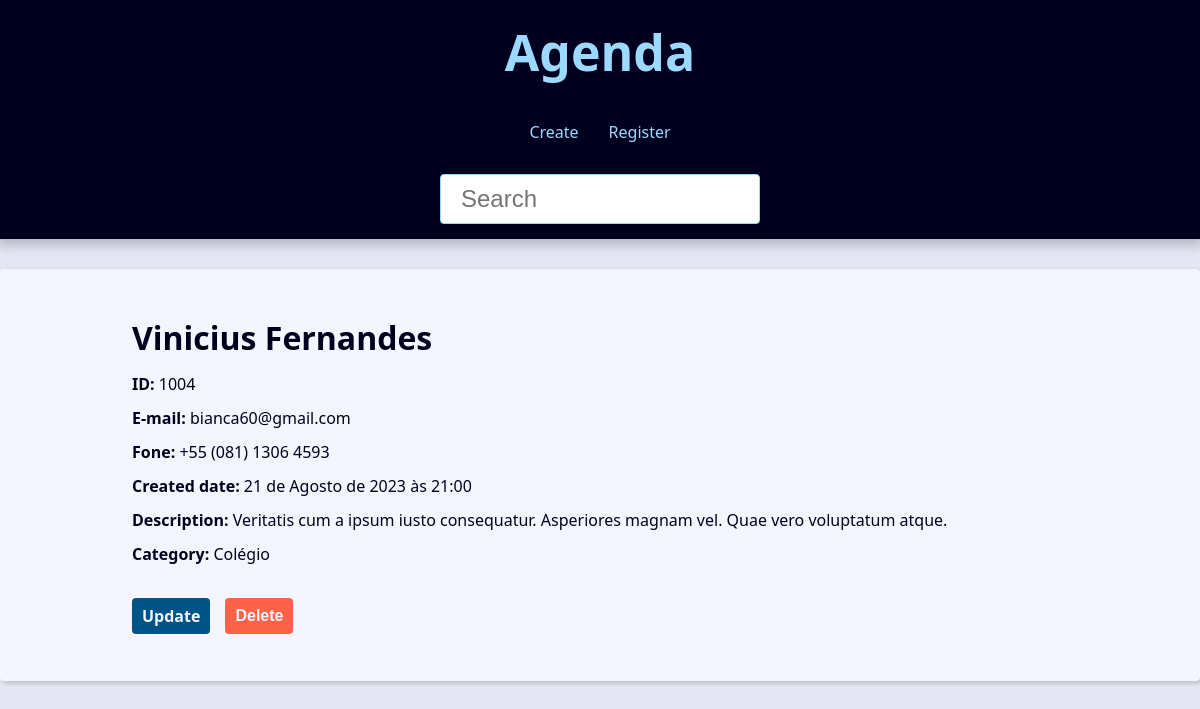
Screenshot of /contact/1004/detail/ with the database file from the repository.
### contact/models.py (models this page shows, shortened)
class Contact(models.Model):
    first_name = models.CharField(
        max_length=50,
    )
    last_name = models.CharField(max_length=50, blank=True)
    fone = models.CharField(
        max_length=50
    )
    email = models.EmailField(max_length=254, blank=True)
    created_date = models.DateTimeField(default=timezone.now)
    description = models.TextField(blank=True)
    show = models.BooleanField(default=True)
    picture = models.ImageField(blank=True, upload_to="pictures/%Y/%m/")
    category = models.ForeignKey(
        Category, on_delete=models.SET_NULL, blank=True, null=True
    )
    owner = models.ForeignKey(
        User, on_delete=models.SET_NULL, blank=True, null=True)

class Category(models.Model):
    name = models.CharField(max_length=50)
    class Meta:  # algumas coisas já confguradas. checar documentação.
        verbose_name_plural = "Categories"

### contact/views/contact_views.py (the view)
# urls.py: path('', include('contact.urls'))
def contact(request: HttpRequest, id: int) -> HttpResponse:
    single_contact = Contact.objects.filter(id=id, show=True).first()
    if single_contact is None:
        raise Http404("ID não existe ou está invisível")
    title = f"{single_contact.first_name} {single_contact.last_name}"
    context = {"contact": single_contact, "site_title": title}  # type: ignore
    return render(request, "contact/contact.html", context)

### contact/templates/contact/contact.html (shortened to what this page needs)
{% extends "global/base.html" %}
{% block content %}
    <div class="single-contact">
        <h1 class="single-contact-name">
            {{ contact.first_name }} {{contact.last_name}}
        </h1>
        <p> <b> ID: </b> {{ contact.id }} </p>
        <p> <b> E-mail: </b> {{ contact.email }} </p>
        <p> <b> Fone: </b> {{ contact.fone }} </p>
        <p> <b> Created date: </b> {{ contact.created_date }} </p>
        <p> <b> Description: </b> {{ contact.description }} </p>
        <p> <b> Category: </b> {{ contact.category.name }} </p>
        <div class="contact-links">
            <a class='btn btn-link' href={% url "contact:update_contact" contact.id %}>Update</a>
            <form action={% url "contact:delete_contact" contact.id %} method="POST">
                {% if confirmation == 'no' %}
                    <input type="hidden" name='confirmation' value="yes">
                    <button class='btn btn-link btn-delete'type="submit">Confirma?</button>
                {% else %}
                    <button class='btn btn-link btn-delete'type="submit">Delete</button>
                {% endif %}
            </form>
        </div>
    </div>
{% endblock content %}

### base_static/global/css/style.css (style rules this page uses)
:root { --spacing: 1.5rem; --link-dark-color: rgb(0, 83, 134); --link-light-color: rgb(156, 217, 255); --clr-white: rgb(245, 245, 255); --clr-black: rgb(0, 0, 30); --clr-light-gray: rgb(230, 230, 245); --clr-dark-shadow-5: rgba(0, 0, 10, 5%); --clr-dark-shadow-10: rgba(0, 0, 10, 10%); --clr-dark-shadow-20: rgba(0, 0, 10, 20%); --clr-light-shadow-5: rgba(200, 200, 255, 5%); --clr-light-shadow-10: rgba(200, 200, 255, 10%); --clr-light-shadow-20: rgba(200, 200, 255, 20%); --main-page-width: 120rem; --table-min-width: 60rem; --biggest-font-size: 5rem; --bigger-font-size: 4rem; --big-font-size: 3.2rem; --medium-font-size: 2.4rem; --small-font-size: 1.6rem; --smaller-font-size: 1.4rem; --smallest-font-size: 1.2rem; --transition-fast: 300ms; --transition-medium: 600ms; --transition-slow: 1s; --default-border-radius: 4px; }
*, *::before, *::after { margin: 0; padding: 0; box-sizing: border-box; }
html { font-size: 62.5%; }
body { font-family: system-ui, -apple-system, BlinkMacSystemFont, 'Segoe UI', Roboto, Oxygen, Ubuntu, Cantarell, 'Open Sans', 'Helvetica Neue', sans-serif; line-height: 1.5; font-size: var(--small-font-size); color: var(--clr-black); -webkit-font-smoothing: antialiased; background: var(--clr-light-gray); }
@media (min-width: 600px) { .single-contact { max-width: 80%; margin: calc(var(--spacing) * 2) auto; } }
.single-contact h1 { margin: 1rem 0; }
.single-contact p { margin: 1rem 0; }
.btn { background-color: var(--link-dark-color); color: var(--clr-white); font-weight: bold; border: none; padding: 1rem 2rem; border-radius: var(--default-border-radius); cursor: pointer; transition: filter var(--transition-fast) ease-in-out; }
.contact-links { margin-block: calc(var(--small-font-size) * 2); display: flex; align-items: center; gap: 0 var(--spacing); }
.btn-link { font-size: var(--small-font-size); text-decoration: none; font-weight: bold; padding: 1rem; display: block; line-height: var(--small-font-size); }
.btn-delete { background: tomato; }

### rows the page displays
Contact: first_name "Vinicius", last_name "Fernandes", id "1004", email "bianca60@gmail.com", fone "+55 (081) 1306 4593", created_date "21 de Agosto de 2023 às 21:00", description "Veritatis cum a ipsum iusto consequatur. Asperiores magnam vel. Quae vero voluptatum atque.", category.name "Colégio"
